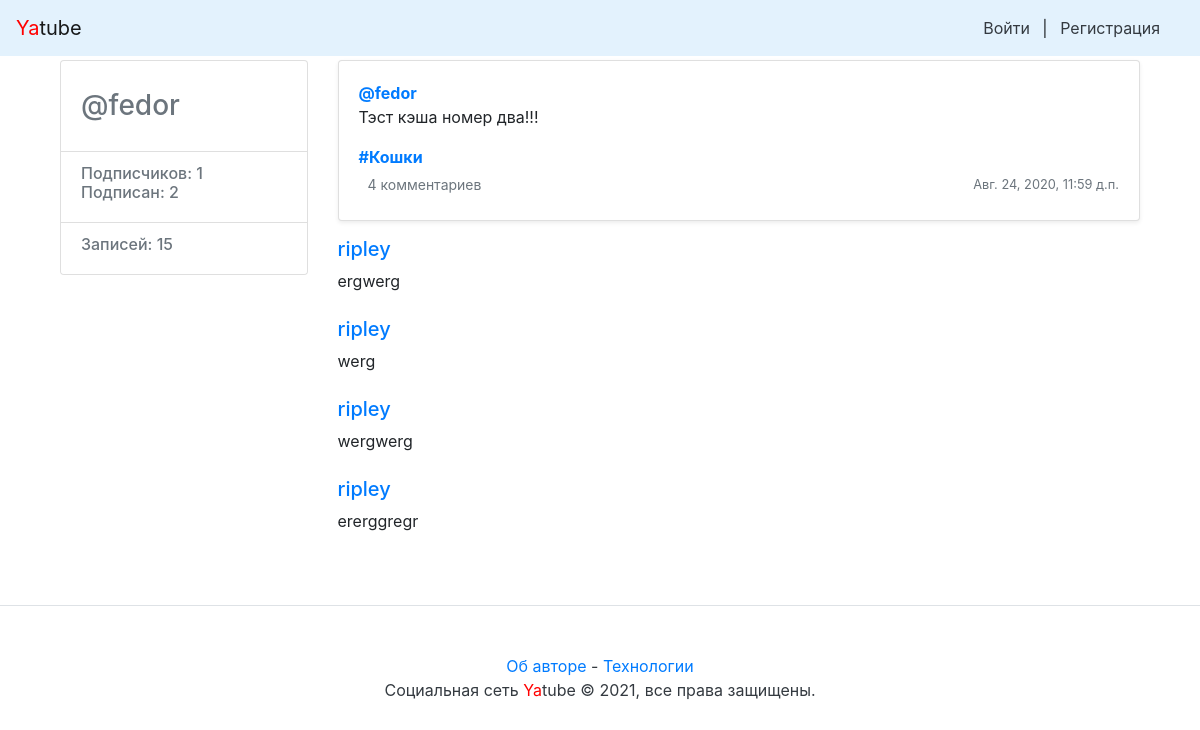
The page /fedor/72/ on the database its author committed.
### posts/models.py (models this page shows, shortened)
class Post(models.Model):
    text = models.TextField(
        'Текст',
        help_text='Сюда пишем текст поста',
    )
    pub_date = models.DateTimeField(
        'Дата публикации',
        auto_now_add=True,
    )
    author = models.ForeignKey(
        User,
        on_delete=models.CASCADE,
        related_name='posts',
        verbose_name='Автор',
    )
    group = models.ForeignKey(
        Group,
        on_delete=models.SET_NULL,
        blank=True,
        null=True,
        related_name='posts',
        verbose_name='Сообщество',
        help_text='Здесь выбираем сообщество',
    )
    image = models.ImageField(
        upload_to='posts/',
        blank=True,
        null=True
    )
    class Meta:
        ordering = ['-pub_date']
    def short_text(self):
        return self.text[:150]
    short_text.short_description = 'Начало поста'

class Group(models.Model):
    title = models.CharField(
        'Название сообщества',
        max_length=200,
    )
    slug = models.SlugField(
        'Слаг',
        unique=True,
        max_length=15,
    )
    description = models.TextField(
        'Описание сообщества',
    )

class Comment(models.Model):
    post = models.ForeignKey(
        Post,
        on_delete=models.CASCADE,
        related_name='comments',
        verbose_name='Пост',
    )
    author = models.ForeignKey(
        User,
        on_delete=models.CASCADE,
        related_name='comments',
        verbose_name='Автор',
    )
    text = models.TextField(
        'Текст',
        help_text='Сюда пишем текст комментария',
    )
    created = models.DateTimeField(
        'Дата публикации',
        auto_now_add=True,
    )

### posts/views.py (the view)
# urls.py: path('<str:username>/<int:post_id>/', views.post_view, name='post'),
def post_view(request, username, post_id):
    post = get_object_or_404(
        Post.objects.prefetch_related('comments'),
        author__username=username,
        pk=post_id
    )
    form = CommentForm(request.POST or None)
    if form.is_valid():
        form.instance.author = request.user
        form.instance.post = post
        form.save()
        return redirect('post', username=username, post_id=post_id)
    return render(
        request,
        'post.html',
        {
            'profile': post.author,
            'post': post,
            'form': form,
        }
    )

### templates/post.html (shortened to what this page needs)
{% extends 'base.html' %}
{% block content %}
<main role="main" class="container">
    <div class="row">
        {% include "parts/profile_card.html" %}
        <div class="col-md-9">
            {% include "parts/post_item.html" with post=post %}
            {% include "parts/comments.html"  with items=post.comments.all %}
        </div>
    </div>
</main>
{% endblock %}

### templates/base.html (shortened to what this page needs)
<!doctype html>
<html>
<head>
    {% load static %}
    <link rel="stylesheet" href="{% static 'bootstrap/dist/css/bootstrap.min.css' %}">
</head>
<body>
    {% include 'parts/nav.html' %}
    <main>
        <div class='container'>
            {% block content %}
            {% endblock %}
        </div>
    </main>
    {% include 'parts/footer.html' %}
</body>
</html>

### templates/parts/nav.html
<nav class="navbar navbar-light" style="background-color: #e3f2fd;">
    <a class="navbar-brand" href="{% url 'index' %}"><span style="color:red">Ya</span>tube</a>
    <nav class="my-2 my-md-0 mr-md-3">
        {% if user.is_authenticated %}
        <a class="navbar-brand" href="{% url 'new_post' %}"><span style="color:brown">Новая запись</span></a>
        Пользователь: {{ user.username }}
        <a class="p-2 text-dark" href="{% url 'password_change' %}">Изменить пароль</a>
        <a class="p-2 text-dark" href="{% url 'logout' %}">Выйти</a>
        {% else %}
        <a class="p-2 text-dark" href="{% url 'login' %}">Войти</a> |
        <a class="p-2 text-dark" href="{% url 'signup' %}">Регистрация</a>
        {% endif %}
    </nav>
</nav>

### templates/parts/profile_card.html (shortened to what this page needs)
<div class="col-md-3 mb-3 mt-1">
        <div class="card">
                <div class="card-body">
                        <div class="h3 text-muted">
                                @{{ profile }}
                        </div>
                </div>
                <ul class="list-group list-group-flush">
                        <li class="list-group-item">
                                <div class="h6 text-muted">
                                        Подписчиков: {{ profile.following.count }} <br />
                                        Подписан: {{ profile.follower.count }}
                                </div>
                        </li>
                        <li class="list-group-item">
                                <div class="h6 text-muted">
                                        Записей: {{ profile.posts.count }}
                                </div>
                        </li>
                </ul>
        </div>
</div>

### templates/parts/post_item.html (shortened to what this page needs)
<div class="card mb-3 mt-1 shadow-sm">
    {% load thumbnail %}
    <div class="card-body">
        <p class="card-text">
            <a name="post_{{ post.id }}" href="{% url 'profile' post.author.username %}">
                <strong class="d-block text-gray-dark">@{{ post.author }}</strong>
            </a>
            {{ post.text|linebreaksbr }}
        </p>
        {% if post.group %}
        <a class="card-link muted" href="{% url 'group' post.group.slug %}">
            <strong class="d-block text-gray-dark">#{{ post.group.title }}</strong>
        </a>
        {% endif %}
        <div class="d-flex justify-content-between align-items-center">
            <div class="btn-group ">
                <a class="btn btn-sm text-muted" href="{% url 'post' post.author.username post.id %}" role="button">
                    {% if post.comments.exists %}
                    {{ post.comments.count }} комментариев
                    {% elif request.user.is_authenticated %}
                    Добавить комментарий
                    {% endif %}
                </a>
            </div>
            <small class="text-muted">{{ post.pub_date }}</small>
        </div>
    </div>
</div>

### templates/parts/comments.html (shortened to what this page needs)
{% load user_filters %}
{% for item in items %}
<div class="media mb-4">
<div class="media-body">
    <h5 class="mt-0">
    <a
        href="{% url 'profile' item.author.username %}"
        name="comment_{{ item.id }}"
        >{{ item.author.username }}</a>
    </h5>
    {{ item.text }}
</div>
</div>
{% endfor %}

### templates/parts/footer.html
<footer class="pt-4 my-md-5 pt-md-5 border-top">
    <p class="m-0 text-dark text-center "><a href="{% url 'about_author' %}">Об авторе</a> - <a href="{% url 'about_spec' %}">Технологии</a></p>
    <p class="m-0 text-dark text-center ">Социальная сеть <span style="color:red">Ya</span>tube © {% now "Y" %}, все права защищены.</p>
</footer>

### rows shown on the page
Post: author "fedor", text "Тэст кэша номер два!!!", group "Кошки", comments.count "4", pub_date "Авг. 24, 2020, 11:59 д.п."
Comment: author.username "ripley", text "ergwerg"
Comment: author.username "ripley", text "werg"
Comment: author.username "ripley", text "wergwerg"
Comment: author.username "ripley", text "ererggregr"

### other values the page prints
{{ profile }} "fedor"
{{ profile.following.count }} "1"
{{ profile.follower.count }} "2"
{{ profile.posts.count }} "15"
